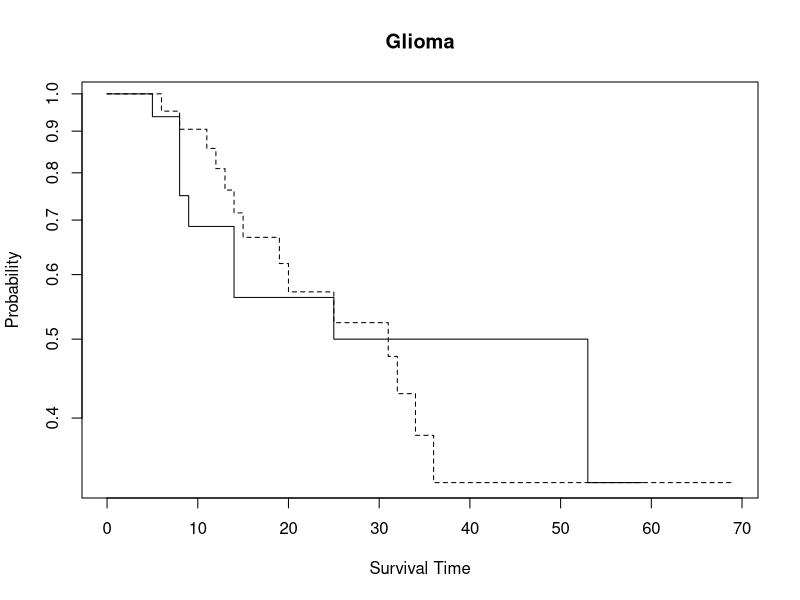
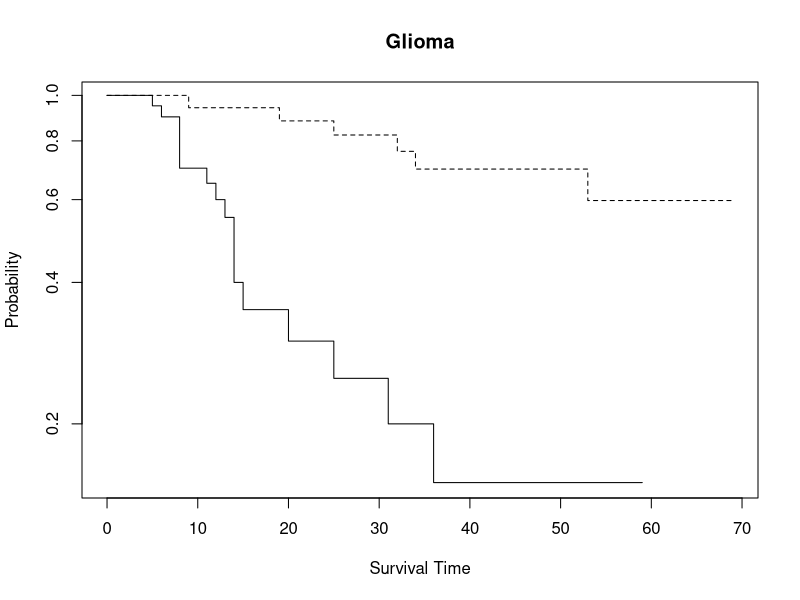
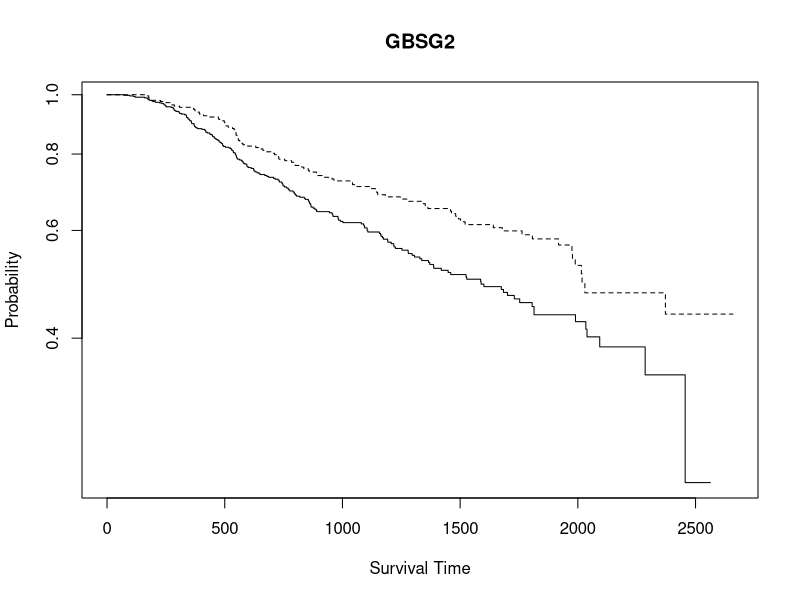

Generate these figures, in order, with R:
## ---- chunk 1
setwd("C:/Users/corrocherfilhonw/Dropbox/Harrisburg/ANLY510/Week 10")
knitr::opts_chunk$set(echo = TRUE)
options(digits = 2)
is.installed <- function(mypkg) {
  is.element(mypkg, installed.packages()[, 1])
}

if(!is.installed("survival")) {
  install.packages("survival")
}

if(!is.installed("coin")) {
  install.packages("coin")
}

if(!is.installed("TH.data")) {
  install.packages("coin")
}


library("survival")
library("coin")
library("TH.data")
data(glioma)
data(GBSG2)
## ---- chunk 2
summary(glioma)
head(glioma)
table(glioma$time)
table(subset(glioma, group=="Control", select = time))
table(subset(glioma, group=="RIT", select = time))
## ---- chunk 3
survo <- Surv(time = glioma$time, event=glioma$event)
summary(survo)
survf1 <- survfit(formula = survo ~ glioma$sex, data = glioma)
summary(survf1)
plot(survf1, lty=1:2, log = T, main = "Glioma", ylab="Probability", xlab="Survival Time")
## ---- chunk 4
survf2 <- survfit(formula = survo ~ glioma$histology, data = glioma)
summary(survf2)
plot(survf2, lty=1:2, log = T, main = "Glioma", ylab="Probability", xlab="Survival Time")
## ---- chunk 5
summary(GBSG2)
head(GBSG2)
survg <- Surv(time = GBSG2$time, event=GBSG2$cens)
summary(survg)
survf3 <- survfit(formula = survg ~ GBSG2$horTh, data = GBSG2)
summary(survf3)
plot(survf3, lty=1:2, log = T, main = "GBSG2", ylab="Probability", xlab="Survival Time")
